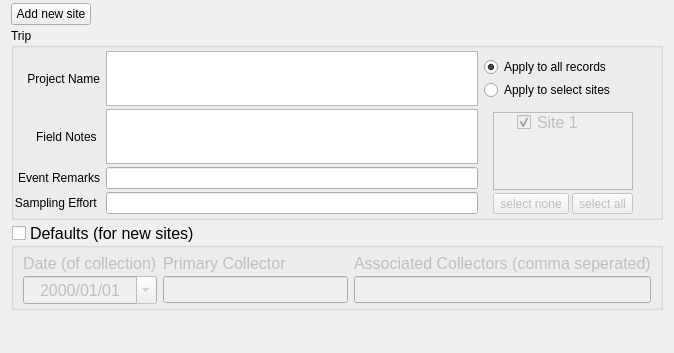
          <widget class="QWidget" name="StackedWidgetPage1">
           <property name="sizePolicy">
            <sizepolicy hsizetype="Expanding" vsizetype="Minimum">
             <horstretch>0</horstretch>
             <verstretch>0</verstretch>
            </sizepolicy>
           </property>
           <layout class="QGridLayout" name="gridLayout">
            <property name="topMargin">
             <number>3</number>
            </property>
            <property name="bottomMargin">
             <number>3</number>
            </property>
            <property name="verticalSpacing">
             <number>3</number>
            </property>
            <item row="0" column="1">
             <spacer name="horizontalSpacer_3">
              <property name="orientation">
               <enum>Qt::Horizontal</enum>
              </property>
              <property name="sizeHint" stdset="0">
               <size>
                <width>40</width>
                <height>20</height>
               </size>
              </property>
             </spacer>
            </item>
            <item row="0" column="0">
             <layout class="QHBoxLayout" name="horizontalLayout_13">
              <item>
               <widget class="QPushButton" name="pushButton_newSite">
                <property name="text">
                 <string>Add new site</string>
                </property>
               </widget>
              </item>
             </layout>
            </item>
            <item row="2" column="0" colspan="2">
             <layout class="QHBoxLayout" name="horizontalLayout_16" stretch="0">
              <property name="spacing">
               <number>9</number>
              </property>
              <item>
               <widget class="QGroupBox" name="gridGroupBox">
                <property name="title">
                 <string>Trip</string>
                </property>
                <property name="checkable">
                 <bool>false</bool>
                </property>
                <property name="checked">
                 <bool>false</bool>
                </property>
                <layout class="QGridLayout" name="gridLayout_6" columnstretch="1,5,2">
                 <property name="leftMargin">
                  <number>0</number>
                 </property>
                 <property name="topMargin">
                  <number>3</number>
                 </property>
                 <property name="bottomMargin">
                  <number>3</number>
                 </property>
                 <property name="verticalSpacing">
                  <number>3</number>
                 </property>
                 <item row="1" column="1">
                  <widget class="QPlainTextEdit" name="plainTextEdit_fieldNotes">
                   <property name="sizePolicy">
                    <sizepolicy hsizetype="Expanding" vsizetype="Minimum">
                     <horstretch>0</horstretch>
                     <verstretch>0</verstretch>
                    </sizepolicy>
                   </property>
                   <property name="minimumSize">
                    <size>
                     <width>0</width>
                     <height>45</height>
                    </size>
                   </property>
                   <property name="maximumSize">
                    <size>
                     <width>16777215</width>
                     <height>55</height>
                    </size>
                   </property>
                   <property name="sizeIncrement">
                    <size>
                     <width>0</width>
                     <height>0</height>
                    </size>
                   </property>
                   <property name="baseSize">
                    <size>
                     <width>0</width>
                     <height>0</height>
                    </size>
                   </property>
                  </widget>
                 </item>
                 <item row="3" column="0">
                  <widget class="QLabel" name="label_samplingEffort">
                   <property name="text">
                    <string>Sampling Effort </string>
                   </property>
                   <property name="alignment">
                    <set>Qt::AlignRight|Qt::AlignTrailing|Qt::AlignVCenter</set>
                   </property>
                  </widget>
                 </item>
                 <item row="2" column="0">
                  <widget class="QLabel" name="label_eventRemarks">
                   <property name="text">
                    <string>Event Remarks</string>
                   </property>
                   <property name="alignment">
                    <set>Qt::AlignRight|Qt::AlignTrailing|Qt::AlignVCenter</set>
                   </property>
                  </widget>
                 </item>
                 <item row="1" column="0">
                  <widget class="QLabel" name="label_fieldNotes">
                   <property name="text">
                    <string>Field Notes </string>
                   </property>
                   <property name="alignment">
                    <set>Qt::AlignRight|Qt::AlignTrailing|Qt::AlignVCenter</set>
                   </property>
                  </widget>
                 </item>
                 <item row="3" column="1">
                  <widget class="QLineEdit" name="lineEdit_samplingEffort"/>
                 </item>
                 <item row="2" column="1">
                  <widget class="QLineEdit" name="lineEdit_eventRemarks"/>
                 </item>
                 <item row="0" column="0">
                  <widget class="QLabel" name="label_labelProject">
                   <property name="sizePolicy">
                    <sizepolicy hsizetype="Preferred" vsizetype="Minimum">
                     <horstretch>0</horstretch>
                     <verstretch>0</verstretch>
                    </sizepolicy>
                   </property>
                   <property name="text">
                    <string>Project Name</string>
                   </property>
                   <property name="alignment">
                    <set>Qt::AlignRight|Qt::AlignTrailing|Qt::AlignVCenter</set>
                   </property>
                  </widget>
                 </item>
                 <item row="0" column="1">
                  <widget class="QPlainTextEdit" name="plainTextEdit_labelProject">
                   <property name="sizePolicy">
                    <sizepolicy hsizetype="Expanding" vsizetype="Minimum">
                     <horstretch>0</horstretch>
                     <verstretch>0</verstretch>
                    </sizepolicy>
                   </property>
                   <property name="minimumSize">
                    <size>
                     <width>0</width>
                     <height>45</height>
                    </size>
                   </property>
                   <property name="maximumSize">
                    <size>
                     <width>16777215</width>
                     <height>55</height>
                    </size>
                   </property>
                  </widget>
                 </item>
                 <item row="0" column="2" rowspan="4">
                  <widget class="QFrame" name="frame_3">
                   <layout class="QVBoxLayout" name="verticalLayout_5">
                    <property name="spacing">
                     <number>0</number>
                    </property>
                    <property name="leftMargin">
                     <number>0</number>
                    </property>
                    <property name="topMargin">
                     <number>3</number>
                    </property>
                    <property name="bottomMargin">
                     <number>0</number>
                    </property>
                    <item>
                     <layout class="QVBoxLayout" name="verticalLayout_2">
                      <property name="spacing">
                       <number>3</number>
                      </property>
                      <property name="topMargin">
                       <number>3</number>
                      </property>
                      <item>
                       <layout class="QVBoxLayout" name="verticalLayout_6">
                        <property name="spacing">
                         <number>3</number>
                        </property>
                        <item>
                         <widget class="QRadioButton" name="radioButton_applyAllRecords">
                          <property name="text">
                           <string>Apply to all records </string>
                          </property>
                          <property name="checked">
                           <bool>true</bool>
                          </property>
                         </widget>
                        </item>
                        <item>
                         <widget class="QRadioButton" name="radioButton_applySelectSites">
                          <property name="text">
                           <string>Apply to select sites</string>
                          </property>
                         </widget>
                        </item>
                       </layout>
                      </item>
                      <item>
                       <widget class="QFrame" name="verticalFrame_2">
                        <property name="enabled">
                         <bool>false</bool>
                        </property>
                        <layout class="QVBoxLayout" name="verticalLayout_8">
                         <property name="spacing">
                          <number>3</number>
                         </property>
                         <property name="bottomMargin">
                          <number>0</number>
                         </property>
                         <item>
                          <widget class="QTreeWidget" name="treeWidget_sitesToApply">
                           <property name="enabled">
                            <bool>false</bool>
                           </property>
                           <property name="sizePolicy">
                            <sizepolicy hsizetype="Expanding" vsizetype="Expanding">
                             <horstretch>0</horstretch>
                             <verstretch>0</verstretch>
                            </sizepolicy>
                           </property>
                           <property name="minimumSize">
                            <size>
                             <width>0</width>
                             <height>0</height>
                            </size>
                           </property>
                           <property name="maximumSize">
                            <size>
                             <width>16777215</width>
                             <height>16777215</height>
                            </size>
                           </property>
                           <property name="font">
                            <font>
                             <family>Cantarell</family>
                             <pointsize>12</pointsize>
                             <weight>50</weight>
                             <italic>false</italic>
                             <bold>false</bold>
                            </font>
                           </property>
                           <property name="headerHidden">
                            <bool>true</bool>
                           </property>
                           <column>
                            <property name="text">
                             <string/>
                            </property>
                            <property name="textAlignment">
                             <set>AlignLeading|AlignVCenter</set>
                            </property>
                           </column>
                           <item>
                            <property name="text">
                             <string>Site 1</string>
                            </property>
                            <property name="textAlignment">
                             <set>AlignLeading|AlignVCenter</set>
                            </property>
                            <property name="checkState">
                             <enum>Checked</enum>
                            </property>
                           </item>
                          </widget>
                         </item>
                         <item>
                          <layout class="QHBoxLayout" name="horizontalLayout_15" stretch="0,0">
                           <item>
                            <widget class="QToolButton" name="toolButton_sitesToApply_SelectNone">
                             <property name="sizePolicy">
                              <sizepolicy hsizetype="Expanding" vsizetype="Fixed">
                               <horstretch>0</horstretch>
                               <verstretch>0</verstretch>
                              </sizepolicy>
                             </property>
                             <property name="text">
                              <string>select none</string>
                             </property>
                            </widget>
                           </item>
                           <item>
                            <widget class="QToolButton" name="toolButton_sitesToApply_SelectAll">
                             <property name="enabled">
                              <bool>false</bool>
                             </property>
                             <property name="sizePolicy">
                              <sizepolicy hsizetype="Expanding" vsizetype="Fixed">
                               <horstretch>0</horstretch>
                               <verstretch>0</verstretch>
                              </sizepolicy>
                             </property>
                             <property name="text">
                              <string>select all</string>
                             </property>
                            </widget>
                           </item>
                          </layout>
                         </item>
                        </layout>
                       </widget>
                      </item>
                     </layout>
                    </item>
                   </layout>
                  </widget>
                 </item>
                </layout>
               </widget>
              </item>
             </layout>
            </item>
            <item row="4" column="0" colspan="2">
             <widget class="QGroupBox" name="groupBox_newSite_defaults">
              <property name="sizePolicy">
               <sizepolicy hsizetype="Preferred" vsizetype="Minimum">
                <horstretch>0</horstretch>
                <verstretch>0</verstretch>
               </sizepolicy>
              </property>
              <property name="font">
               <font>
                <family>Cantarell</family>
                <pointsize>12</pointsize>
                <weight>50</weight>
                <italic>false</italic>
                <bold>false</bold>
               </font>
              </property>
              <property name="layoutDirection">
               <enum>Qt::LeftToRight</enum>
              </property>
              <property name="title">
               <string>Defaults (for new sites)</string>
              </property>
              <property name="checkable">
               <bool>true</bool>
              </property>
              <property name="checked">
               <bool>false</bool>
              </property>
              <layout class="QGridLayout" name="gridLayout_5">
               <property name="topMargin">
                <number>6</number>
               </property>
               <property name="bottomMargin">
                <number>3</number>
               </property>
               <property name="verticalSpacing">
                <number>3</number>
               </property>
               <item row="0" column="0">
                <widget class="QLabel" name="label_default_eventDate">
                 <property name="text">
                  <string>Date (of collection)</string>
                 </property>
                </widget>
               </item>
               <item row="0" column="1">
                <widget class="QLabel" name="label_default_recordedBy">
                 <property name="text">
                  <string>Primary Collector</string>
                 </property>
                </widget>
               </item>
               <item row="0" column="2">
                <widget class="QLabel" name="label_default_associatedCollectors">
                 <property name="text">
                  <string>Associated Collectors (comma seperated)</string>
                 </property>
                </widget>
               </item>
               <item row="1" column="0">
                <widget class="QDateEdit" name="dateEdit_default_eventDate">
                 <property name="sizePolicy">
                  <sizepolicy hsizetype="Minimum" vsizetype="Minimum">
                   <horstretch>0</horstretch>
                   <verstretch>0</verstretch>
                  </sizepolicy>
                 </property>
                 <property name="wrapping">
                  <bool>false</bool>
                 </property>
                 <property name="alignment">
                  <set>Qt::AlignCenter</set>
                 </property>
                 <property name="buttonSymbols">
                  <enum>QAbstractSpinBox::UpDownArrows</enum>
                 </property>
                 <property name="accelerated">
                  <bool>false</bool>
                 </property>
                 <property name="currentSection">
                  <enum>QDateTimeEdit::DaySection</enum>
                 </property>
                 <property name="displayFormat">
                  <string>yyyy/MM/dd</string>
                 </property>
                 <property name="calendarPopup">
                  <bool>true</bool>
                 </property>
                 <property name="currentSectionIndex">
                  <number>2</number>
                 </property>
                </widget>
               </item>
               <item row="1" column="1">
                <widget class="QLineEdit" name="lineEdit_default_recordedBy"/>
               </item>
               <item row="1" column="2">
                <widget class="QLineEdit" name="lineEdit_default_associatedCollectors"/>
               </item>
              </layout>
             </widget>
            </item>
            <item row="5" column="0">
             <spacer name="verticalSpacer_2">
              <property name="orientation">
               <enum>Qt::Vertical</enum>
              </property>
              <property name="sizeHint" stdset="0">
               <size>
                <width>20</width>
                <height>40</height>
               </size>
              </property>
             </spacer>
            </item>
           </layout>
          </widget>
